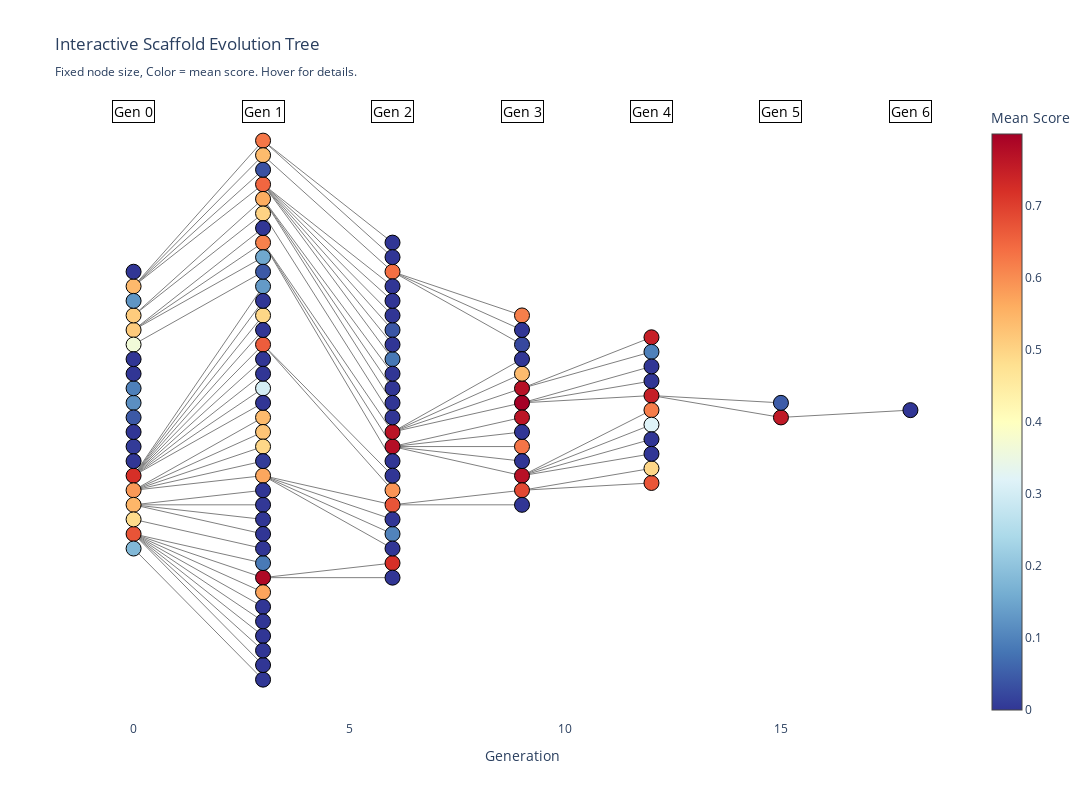

The cell this chart's notebook holds for it:
### Code cell
# Plot evolution tree with plotly - CONFIGURABLE PARAMETERS
TREE_NODE_SIZE = 15           # Fixed size for all nodes
TREE_WIDTH = 1200            # Plot width
TREE_HEIGHT = 800            # Plot height
TREE_EDGE_WIDTH = 1          # Edge line width
TREE_TEXT_SIZE = 8           # Label text size
TREE_GEN_SPACING = 3         # Horizontal spacing between generations
TREE_NODE_SPACING = 0.5      # Vertical spacing between nodes

import plotly.graph_objects as go
from plotly.subplots import make_subplots

# Create layout - separate by generation (same logic as before)
pos = {}
for gen in sorted(df['generation'].unique()):
    gen_nodes = df[df['generation'] == gen]['scaffold_id'].tolist()
    gen_count = len(gen_nodes)
    gen_nodes_df = df[df['generation'] == gen].sort_values(['root', 'scaffold_id'])
    
    for i, (_, row) in enumerate(gen_nodes_df.iterrows()):
        x = gen * TREE_GEN_SPACING  # Horizontal spacing by generation
        y = (i - gen_count/2) * TREE_NODE_SPACING  # Vertical spacing
        pos[row['scaffold_id']] = (x, y)

# Prepare data for plotly
node_x = []
node_y = []
node_scores = []
node_hover = []

for node in G.nodes():
    x, y = pos[node]
    node_x.append(x)
    node_y.append(y)
    score = G.nodes[node]['mean_score']
    desc_count = descendants[node]
    
    node_scores.append(score)
    
    # Create detailed hover info
    hover_info = (f"Scaffold: {node}<br>"
                 f"Mean Score: {score:.4f}<br>"
                 f"Generation: {G.nodes[node]['generation']}<br>"
                 f"Root: {G.nodes[node]['root']}<br>"
                 f"Descendants: {desc_count}")
    node_hover.append(hover_info)

# Prepare edge data
edge_x = []
edge_y = []
for edge in G.edges():
    x0, y0 = pos[edge[0]]
    x1, y1 = pos[edge[1]]
    edge_x.extend([x0, x1, None])
    edge_y.extend([y0, y1, None])

# Create the plot
fig = go.Figure()

# Add edges
fig.add_trace(go.Scatter(x=edge_x, y=edge_y,
                         line=dict(width=TREE_EDGE_WIDTH, color='gray'),
                         hoverinfo='none',
                         mode='lines',
                         showlegend=False))

# Add nodes with fixed size
fig.add_trace(go.Scatter(x=node_x, y=node_y,
                         mode='markers+text',
                         marker=dict(
                             size=TREE_NODE_SIZE,  # Fixed size for all nodes
                             color=node_scores,
                             colorscale='RdYlBu_r',
                             colorbar=dict(title="Mean Score"),
                             line=dict(width=1, color='black'),
                             showscale=True
                         ),
                         hovertext=node_hover,
                         hoverinfo='text',
                         showlegend=False))

# Add generation labels
for gen in sorted(df['generation'].unique()):
    fig.add_annotation(
        x=gen * TREE_GEN_SPACING,
        y=max([pos[node][1] for node in pos]) + 1,
        text=f'Gen {gen}',
        showarrow=False,
        font=dict(size=14, color='black'),
        bgcolor='white',
        bordercolor='black',
        borderwidth=1
    )

fig.update_layout(
    title='Interactive Scaffold Evolution Tree<br><sub>Fixed node size, Color = mean score. Hover for details.</sub>',
    showlegend=False,
    width=TREE_WIDTH,
    height=TREE_HEIGHT,
    xaxis=dict(title='Generation', showgrid=False, zeroline=False),
    yaxis=dict(showgrid=False, zeroline=False, showticklabels=False),
    plot_bgcolor='white'
)

fig.show()

print(f"\nTop 10 scaffolds by score:")
top_scaffolds = df.nlargest(10, 'mean_score')[['scaffold_id', 'mean_score', 'generation', 'root']]
print(top_scaffolds.to_string(index=False))

### Figure 1 — Plotly figure (JSON) as saved in the notebook; plotly's stock layout.template omitted (floating-point values rounded to 4 significant figures; data arrays with more than 128 entries replaced by an {"elided": "..."} marker saying what was removed)
{"data": [{"hoverinfo": "none", "line": {"color": "gray", "width": 1}, "mode": "lines", "showlegend": false, "type": "scatter", "x": {"elided": "270 int values"}, "y": {"elided": "270 float values"}}, {"hoverinfo": "text", "hovertext": ["Scaffold: 5-1-2-0<br>Mean Score: 0.7996<br>Generation: 3<br>Root: 5<br>Descendants: 6", "Scaffold: 1-6<br>Mean Score: 0.7839<br>Generation: 1<br>Root: 1<br>Descendants: 2", "Scaffold: 5-1-1<br>Mean Score: 0.7758<br>Generation: 2<br>Root: 5<br>Descendants: 9", "Scaffold: 5-1-2-1<br>Mean Score: 0.7719<br>Generation: 3<br>Root: 5<br>Descendants: 2", "Scaffold: 5-1-1-0<br>Mean Score: 0.7714<br>Generation: 3<br>Root: 5<br>Descendants: 4", "Scaffold: 5-1-2<br>Mean Score: 0.7655<br>Generation: 2<br>Root: 5<br>Descendants: 12", "Scaffold: 5-1-1-4<br>Mean Score: 0.7643<br>Generation: 3<br>Root: 5<br>Descendants: 0", "Scaffold: 5-1-2-0-0-0<br>Mean Score: 0.7559<br>Generation: 5<br>Root: 5<br>Descendants: 1", "Scaffold: 5-1-2-0-0<br>Mean Score: 0.7485<br>Generation: 4<br>Root: 5<br>Descendants: 3", "Scaffold: 5-1-2-1-1<br>Mean Score: 0.7465<br>Generation: 4<br>Root: 5<br>Descendants: 0", "Scaffold: 13<br>Mean Score: 0.7214<br>Generation: 0<br>Root: 13<br>Descendants: 11", "Scaffold: 1-6-1<br>Mean Score: 0.7213<br>Generation: 2<br>Root: 1<br>Descendants: 0", "Scaffold: 12-0-3-1<br>Mean Score: 0.6887<br>Generation: 3<br>Root: 12<br>Descendants: 2", "Scaffold: 1<br>Mean Score: 0.6728<br>Generation: 0<br>Root: 1<br>Descendants: 10", "Scaffold: 12-0-3<br>Mean Score: 0.6716<br>Generation: 2<br>Root: 12<br>Descendants: 4", "Scaffold: 12-0-3-1-0<br>Mean Score: 0.6707<br>Generation: 4<br>Root: 12<br>Descendants: 0", "Scaffold: 13-4<br>Mean Score: 0.6610<br>Generation: 1<br>Root: 13<br>Descendants: 2", "Scaffold: 8-0<br>Mean Score: 0.6487<br>Generation: 1<br>Root: 8<br>Descendants: 6", "Scaffold: 8-2-0<br>Mean Score: 0.6360<br>Generation: 2<br>Root: 8<br>Descendants: 3", "Scaffold: 5-1-1-2<br>Mean Score: 0.6298<br>Generation: 3<br>Root: 5<br>Descendants: 0", "Scaffold: 8-3<br>Mean Score: 0.6271<br>Generation: 1<br>Root: 8<br>Descendants: 2", "Scaffold: 5-1-1-0-3<br>Mean Score: 0.6205<br>Generation: 4<br>Root: 5<br>Descendants: 0", "Scaffold: 8-2-0-2<br>Mean Score: 0.6180<br>Generation: 3<br>Root: 8<br>Descendants: 0", "Scaffold: 5-1<br>Mean Score: 0.6152<br>Generation: 1<br>Root: 5<br>Descendants: 24", "Scaffold: 13-4-0<br>Mean Score: 0.5901<br>Generation: 2<br>Root: 13<br>Descendants: 0", "Scaffold: 12<br>Mean Score: 0.5852<br>Generation: 0<br>Root: 12<br>Descendants: 13", "Scaffold: 1-5<br>Mean Score: 0.5704<br>Generation: 1<br>Root: 1<br>Descendants: 0", "Scaffold: 12-0<br>Mean Score: 0.5687<br>Generation: 1<br>Root: 12<br>Descendants: 8", "Scaffold: 6-1<br>Mean Score: 0.5615<br>Generation: 1<br>Root: 6<br>Descendants: 3", "Scaffold: 11<br>Mean Score: 0.5462<br>Generation: 0<br>Root: 11<br>Descendants: 4", "Scaffold: 8<br>Mean Score: 0.5414<br>Generation: 0<br>Root: 8<br>Descendants: 16", "Scaffold: 8-2<br>Mean Score: 0.5395<br>Generation: 1<br>Root: 8<br>Descendants: 4", "Scaffold: 12-4<br>Mean Score: 0.5385<br>Generation: 1<br>Root: 12<br>Descendants: 0", "Scaffold: 5-1-2-2<br>Mean Score: 0.5383<br>Generation: 3<br>Root: 5<br>Descendants: 0", "Scaffold: 12-3<br>Mean Score: 0.5246<br>Generation: 1<br>Root: 12<br>Descendants: 0", "Scaffold: 5<br>Mean Score: 0.5140<br>Generation: 0<br>Root: 5<br>Descendants: 27", "Scaffold: 6<br>Mean Score: 0.5124<br>Generation: 0<br>Root: 6<br>Descendants: 6", "Scaffold: 6-0<br>Mean Score: 0.5000<br>Generation: 1<br>Root: 6<br>Descendants: 1", "Scaffold: 13-6<br>Mean Score: 0.4945<br>Generation: 1<br>Root: 13<br>Descendants: 0", "Scaffold: 12-2<br>Mean Score: 0.4935<br>Generation: 1<br>Root: 12<br>Descendants: 0", "Scaffold: 12-0-3-1-1<br>Mean Score: 0.4934<br>Generation: 4<br>Root: 12<br>Descendants: 0", "Scaffold: 10<br>Mean Score: 0.4868<br>Generation: 0<br>Root: 10<br>Descendants: 1", "Scaffold: 4<br>Mean Score: 0.3646<br>Generation: 0<br>Root: 4<br>Descendants: 1", "Scaffold: 5-1-1-0-2<br>Mean Score: 0.3188<br>Generation: 4<br>Root: 5<br>Descendants: 0", "Scaffold: 13-1<br>Mean Score: 0.3006<br>Generation: 1<br>Root: 13<br>Descendants: 0", "Scaffold: 0<br>Mean Score: 0.1791<br>Generation: 0<br>Root: 0<br>Descendants: 1", "Scaffold: 5-0<br>Mean Score: 0.1528<br>Generation: 1<br>Root: 5<br>Descendants: 0", "Scaffold: 13-8<br>Mean Score: 0.1330<br>Generation: 1<br>Root: 13<br>Descendants: 0", "Scaffold: 7<br>Mean Score: 0.1250<br>Generation: 0<br>Root: 7<br>Descendants: 0", "Scaffold: 18<br>Mean Score: 0.1173<br>Generation: 0<br>Root: 18<br>Descendants: 0", "Scaffold: 12-0-1<br>Mean Score: 0.1005<br>Generation: 2<br>Root: 12<br>Descendants: 0", "Scaffold: 5-1-2-1-0<br>Mean Score: 0.0977<br>Generation: 4<br>Root: 5<br>Descendants: 0", "Scaffold: 19<br>Mean Score: 0.0952<br>Generation: 0<br>Root: 19<br>Descendants: 0", "Scaffold: 1-7<br>Mean Score: 0.0868<br>Generation: 1<br>Root: 1<br>Descendants: 0", "Scaffold: 8-0-0<br>Mean Score: 0.0838<br>Generation: 2<br>Root: 8<br>Descendants: 0", "Scaffold: 5-1-2-0-0-1<br>Mean Score: 0.0479<br>Generation: 5<br>Root: 5<br>Descendants: 0", "Scaffold: 4-0<br>Mean Score: 0.0449<br>Generation: 1<br>Root: 4<br>Descendants: 0", "Scaffold: 17<br>Mean Score: 0.0447<br>Generation: 0<br>Root: 17<br>Descendants: 0", "Scaffold: 8-0-2<br>Mean Score: 0.0404<br>Generation: 2<br>Root: 8<br>Descendants: 0", "Scaffold: 8-1<br>Mean Score: 0.0347<br>Generation: 1<br>Root: 8<br>Descendants: 0", "Scaffold: 8-2-0-0<br>Mean Score: 0.0225<br>Generation: 3<br>Root: 8<br>Descendants: 0", "Scaffold: 12-1<br>Mean Score: 0.0074<br>Generation: 1<br>Root: 12<br>Descendants: 0", "Scaffold: 15<br>Mean Score: 0.0067<br>Generation: 0<br>Root: 15<br>Descendants: 0", "Scaffold: 11-2<br>Mean Score: 0.0021<br>Generation: 1<br>Root: 11<br>Descendants: 0", "Scaffold: 0-0<br>Mean Score: 0.0011<br>Generation: 1<br>Root: 0<br>Descendants: 0", "Scaffold: 11-1<br>Mean Score: 0.0000<br>Generation: 1<br>Root: 11<br>Descendants: 0", "Scaffold: 5-1-2-3<br>Mean Score: 0.0000<br>Generation: 3<br>Root: 5<br>Descendants: 0", "Scaffold: 5-1-1-3<br>Mean Score: 0.0000<br>Generation: 3<br>Root: 5<br>Descendants: 0", "Scaffold: 1-4<br>Mean Score: 0.0000<br>Generation: 1<br>Root: 1<br>Descendants: 0", "Scaffold: 11-0<br>Mean Score: 0.0000<br>Generation: 1<br>Root: 11<br>Descendants: 0", "Scaffold: 8-0-1<br>Mean Score: 0.0000<br>Generation: 2<br>Root: 8<br>Descendants: 0", "Scaffold: 1-6-0<br>Mean Score: 0.0000<br>Generation: 2<br>Root: 1<br>Descendants: 0", "Scaffold: 8-0-5<br>Mean Score: 0.0000<br>Generation: 2<br>Root: 8<br>Descendants: 0", "Scaffold: 5-1-2-0-1<br>Mean Score: 0.0000<br>Generation: 4<br>Root: 5<br>Descendants: 0", "Scaffold: 8-3-1<br>Mean Score: 0.0000<br>Generation: 2<br>Root: 8<br>Descendants: 0", "Scaffold: 9<br>Mean Score: 0.0000<br>Generation: 0<br>Root: 9<br>Descendants: 0", "Scaffold: 14<br>Mean Score: 0.0000<br>Generation: 0<br>Root: 14<br>Descendants: 0", "Scaffold: 8-0-3<br>Mean Score: 0.0000<br>Generation: 2<br>Root: 8<br>Descendants: 0", "Scaffold: 13-7<br>Mean Score: 0.0000<br>Generation: 1<br>Root: 13<br>Descendants: 0", "Scaffold: 12-0-3-0<br>Mean Score: 0.0000<br>Generation: 3<br>Root: 12<br>Descendants: 0", "Scaffold: 8-2-0-1<br>Mean Score: 0.0000<br>Generation: 3<br>Root: 8<br>Descendants: 0", "Scaffold: 10-0<br>Mean Score: 0.0000<br>Generation: 1<br>Root: 10<br>Descendants: 0", "Scaffold: 5-2<br>Mean Score: 0.0000<br>Generation: 1<br>Root: 5<br>Descendants: 0", "Scaffold: 13-0<br>Mean Score: 0.0000<br>Generation: 1<br>Root: 13<br>Descendants: 0", "Scaffold: 8-0-4<br>Mean Score: 0.0000<br>Generation: 2<br>Root: 8<br>Descendants: 0", "Scaffold: 12-0-2<br>Mean Score: 0.0000<br>Generation: 2<br>Root: 12<br>Descendants: 0", "Scaffold: 1-2<br>Mean Score: 0.0000<br>Generation: 1<br>Root: 1<br>Descendants: 0", "Scaffold: 5-1-0<br>Mean Score: 0.0000<br>Generation: 2<br>Root: 5<br>Descendants: 0", "Scaffold: 5-1-2-0-0-0-0<br>Mean Score: 0.0000<br>Generation: 6<br>Root: 5<br>Descendants: 0", "Scaffold: 16<br>Mean Score: 0.0000<br>Generation: 0<br>Root: 16<br>Descendants: 0", "Scaffold: 11-3<br>Mean Score: 0.0000<br>Generation: 1<br>Root: 11<br>Descendants: 0", "Scaffold: 1-3<br>Mean Score: 0.0000<br>Generation: 1<br>Root: 1<br>Descendants: 0", "Scaffold: 12-0-0<br>Mean Score: 0.0000<br>Generation: 2<br>Root: 12<br>Descendants: 0", "Scaffold: 13-3<br>Mean Score: 0.0000<br>Generation: 1<br>Root: 13<br>Descendants: 0", "Scaffold: 6-0-0<br>Mean Score: 0.0000<br>Generation: 2<br>Root: 6<br>Descendants: 0", "Scaffold: 2<br>Mean Score: 0.0000<br>Generation: 0<br>Root: 2<br>Descendants: 0", "Scaffold: 13-2<br>Mean Score: 0.0000<br>Generation: 1<br>Root: 13<br>Descendants: 0", "Scaffold: 6-1-1<br>Mean Score: 0.0000<br>Generation: 2<br>Root: 6<br>Descendants: 0", "Scaffold: 6-1-2<br>Mean Score: 0.0000<br>Generation: 2<br>Root: 6<br>Descendants: 0", "Scaffold: 1-0<br>Mean Score: 0.0000<br>Generation: 1<br>Root: 1<br>Descendants: 0", "Scaffold: 5-1-1-0-1<br>Mean Score: 0.0000<br>Generation: 4<br>Root: 5<br>Descendants: 0", "Scaffold: 5-1-1-1<br>Mean Score: 0.0000<br>Generation: 3<br>Root: 5<br>Descendants: 0", "Scaffold: 8-3-0<br>Mean Score: 0.0000<br>Generation: 2<br>Root: 8<br>Descendants: 0", "Scaffold: 13-4-1<br>Mean Score: 0.0000<br>Generation: 2<br>Root: 13<br>Descendants: 0", "Scaffold: 6-1-0<br>Mean Score: 0.0000<br>Generation: 2<br>Root: 6<br>Descendants: 0", "Scaffold: 13-5<br>Mean Score: 0.0000<br>Generation: 1<br>Root: 13<br>Descendants: 0", "Scaffold: 3<br>Mean Score: 0.0000<br>Generation: 0<br>Root: 3<br>Descendants: 0", "Scaffold: 1-1<br>Mean Score: 0.0000<br>Generation: 1<br>Root: 1<br>Descendants: 0", "Scaffold: 5-1-2-0-2<br>Mean Score: 0.0000<br>Generation: 4<br>Root: 5<br>Descendants: 0", "Scaffold: 5-1-1-0-0<br>Mean Score: 0.0000<br>Generation: 4<br>Root: 5<br>Descendants: 0"], "marker": {"color": [0.7996, 0.7839, 0.7758, 0.7719, 0.7714, 0.7655, 0.7643, 0.7559, 0.7485, 0.7465, 0.7214, 0.7213, 0.6887, 0.6728, 0.6716, 0.6707, 0.661, 0.6487, 0.636, 0.6298, 0.6271, 0.6205, 0.618, 0.6152, 0.5901, 0.5852, 0.5704, 0.5687, 0.5615, 0.5462, 0.5414, 0.5395, 0.5385, 0.5383, 0.5246, 0.514, 0.5124, 0.5, 0.4945, 0.4935, 0.4934, 0.4868, 0.3646, 0.3188, 0.3006, 0.1791, 0.1528, 0.133, 0.125, 0.1173, 0.1005, 0.0977, 0.09519, 0.08679, 0.08384, 0.04787, 0.04488, 0.0447, 0.04038, 0.03468, 0.0225, 0.007441, 0.00674, 0.002139, 0.00107, 0, 0, 0, 0, 0, 0, 0, 0, 0, 0, 0, 0, 0, 0, 0, 0, 0, 0, 0, 0, 0, 0, 0, 0, 0, 0, 0, 0, 0, 0, 0, 0, 0, 0, 0, 0, 0, 0, 0, 0, 0, 0, 0, 0, 0], "colorbar": {"title": {"text": "Mean Score"}}, "colorscale": [[0, "rgb(49,54,149)"], [0.1, "rgb(69,117,180)"], [0.2, "rgb(116,173,209)"], [0.3, "rgb(171,217,233)"], [0.4, "rgb(224,243,248)"], [0.5, "rgb(255,255,191)"], [0.6, "rgb(254,224,144)"], [0.7, "rgb(253,174,97)"], [0.8, "rgb(244,109,67)"], [0.9, "rgb(215,48,39)"], [1, "rgb(165,0,38)"]], "line": {"color": "black", "width": 1}, "showscale": true, "size": 15}, "mode": "markers+text", "showlegend": false, "type": "scatter", "x": [9, 3, 6, 9, 9, 6, 9, 15, 12, 12, 0, 6, 9, 0, 6, 12, 3, 3, 6, 9, 3, 12, 9, 3, 6, 0, 3, 3, 3, 0, 0, 3, 3, 9, 3, 0, 0, 3, 3, 3, 12, 0, 0, 12, 3, 0, 3, 3, 0, 0, 6, 12, 0, 3, 6, 15, 3, 0, 6, 3, 9, 3, 0, 3, 3, 3, 9, 9, 3, 3, 6, 6, 6, 12, 6, 0, 0, 6, 3, 9, 9, 3, 3, 3, 6, 6, 3, 6, 18, 0, 3, 3, 6, 3, 6, 0, 3, 6, 6, 3, 12, 9, 6, 6, 6, 3, 0, 3, 12, 12], "y": [0, -6, -1.5, 0.5, -2.5, -1, -0.5, -0.5, 0.25, 2.25, -2.5, -5.5, -3, -4.5, -3.5, -2.75, 2, 7.5, 4.5, -1.5, 9, -0.25, 3, 5.5, -3, -3, -6.5, -2.5, 7, -3.5, 4, 8.5, -0.5, 1, -1, 2.5, 3, 6.5, 3, -1.5, -2.25, -4, 2, -0.75, 0.5, -5, 5, 4, 3.5, 0, -4.5, 1.75, 0.5, -5.5, 1.5, 0, 4.5, -0.5, 2.5, 8, 2, -2, -1.5, -3.5, -9.5, -4, 1.5, -1, -7, -4.5, 2, -6, 4, 0.75, 5.5, 4.5, -2, 3, 3.5, -3.5, 2.5, -5, 6, 0, 3.5, -4, -8, -2, -0.25, -1, -3, -7.5, -5, 1.5, -0.5, 1, 1, 0.5, 1, -9, -1.25, -2, 5, -2.5, 0, 2.5, 1.5, -8.5, 1.25, -1.75]}], "layout": {"annotations": [{"bgcolor": "white", "bordercolor": "black", "borderwidth": 1, "font": {"color": "black", "size": 14}, "showarrow": false, "text": "Gen 0", "x": 0, "y": 10}, {"bgcolor": "white", "bordercolor": "black", "borderwidth": 1, "font": {"color": "black", "size": 14}, "showarrow": false, "text": "Gen 1", "x": 3, "y": 10}, {"bgcolor": "white", "bordercolor": "black", "borderwidth": 1, "font": {"color": "black", "size": 14}, "showarrow": false, "text": "Gen 2", "x": 6, "y": 10}, {"bgcolor": "white", "bordercolor": "black", "borderwidth": 1, "font": {"color": "black", "size": 14}, "showarrow": false, "text": "Gen 3", "x": 9, "y": 10}, {"bgcolor": "white", "bordercolor": "black", "borderwidth": 1, "font": {"color": "black", "size": 14}, "showarrow": false, "text": "Gen 4", "x": 12, "y": 10}, {"bgcolor": "white", "bordercolor": "black", "borderwidth": 1, "font": {"color": "black", "size": 14}, "showarrow": false, "text": "Gen 5", "x": 15, "y": 10}, {"bgcolor": "white", "bordercolor": "black", "borderwidth": 1, "font": {"color": "black", "size": 14}, "showarrow": false, "text": "Gen 6", "x": 18, "y": 10}], "height": 800, "plot_bgcolor": "white", "showlegend": false, "title": {"text": "Interactive Scaffold Evolution Tree<br><sub>Fixed node size, Color = mean score. Hover for details.</sub>"}, "width": 1200, "xaxis": {"showgrid": false, "title": {"text": "Generation"}, "zeroline": false}, "yaxis": {"showgrid": false, "showticklabels": false, "zeroline": false}}}
